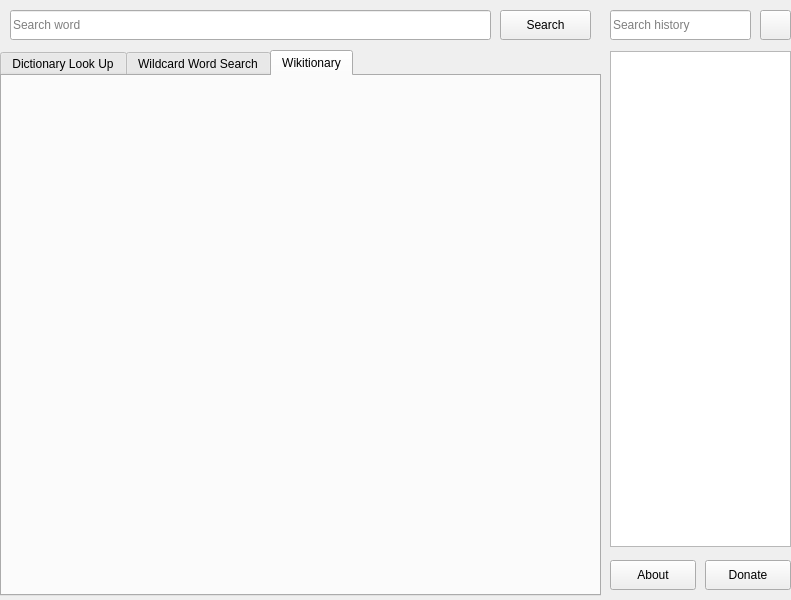
<?xml version="1.0" encoding="UTF-8"?>
<ui version="4.0">
 <class>MainWindow</class>
 <widget class="QMainWindow" name="MainWindow">
  <property name="geometry">
   <rect>
    <x>0</x>
    <y>0</y>
    <width>791</width>
    <height>600</height>
   </rect>
  </property>
  <property name="windowTitle">
   <string>MainWindow</string>
  </property>
  <property name="whatsThis">
   <string comment="Search history" extracomment="Search history"/>
  </property>
  <widget class="QWidget" name="centralwidget">
   <widget class="QLineEdit" name="topSearchLineEdit">
    <property name="geometry">
     <rect>
      <x>10</x>
      <y>10</y>
      <width>481</width>
      <height>30</height>
     </rect>
    </property>
    <property name="placeholderText">
     <string>Search word</string>
    </property>
   </widget>
   <widget class="QPushButton" name="topSearchPushButton">
    <property name="geometry">
     <rect>
      <x>500</x>
      <y>10</y>
      <width>91</width>
      <height>30</height>
     </rect>
    </property>
    <property name="text">
     <string>Search</string>
    </property>
    <property name="icon">
     <iconset theme="edit-find">
      <normaloff>.</normaloff>.</iconset>
    </property>
    <property name="default">
     <bool>false</bool>
    </property>
    <property name="flat">
     <bool>false</bool>
    </property>
   </widget>
   <widget class="QListWidget" name="historyListView">
    <property name="geometry">
     <rect>
      <x>610</x>
      <y>51</y>
      <width>181</width>
      <height>496</height>
     </rect>
    </property>
   </widget>
   <widget class="QLineEdit" name="historySearchLineEdit">
    <property name="geometry">
     <rect>
      <x>610</x>
      <y>10</y>
      <width>141</width>
      <height>30</height>
     </rect>
    </property>
    <property name="whatsThis">
     <string comment="Search history"/>
    </property>
    <property name="placeholderText">
     <string>Search history</string>
    </property>
   </widget>
   <widget class="QPushButton" name="donatePushButton">
    <property name="geometry">
     <rect>
      <x>705</x>
      <y>560</y>
      <width>86</width>
      <height>30</height>
     </rect>
    </property>
    <property name="text">
     <string>Donate</string>
    </property>
    <property name="icon">
     <iconset theme="emblem-favorite-symbolic">
      <normaloff>../../../</normaloff>../../../</iconset>
    </property>
   </widget>
   <widget class="QPushButton" name="aboutPushButton">
    <property name="geometry">
     <rect>
      <x>610</x>
      <y>560</y>
      <width>86</width>
      <height>30</height>
     </rect>
    </property>
    <property name="text">
     <string>About</string>
    </property>
    <property name="icon">
     <iconset theme="help-about-symbolic">
      <normaloff>../../../</normaloff>../../../</iconset>
    </property>
   </widget>
   <widget class="QTabWidget" name="mainTabWidget">
    <property name="geometry">
     <rect>
      <x>0</x>
      <y>50</y>
      <width>601</width>
      <height>546</height>
     </rect>
    </property>
    <property name="tabPosition">
     <enum>QTabWidget::North</enum>
    </property>
    <property name="tabShape">
     <enum>QTabWidget::Rounded</enum>
    </property>
    <property name="currentIndex">
     <number>2</number>
    </property>
    <property name="elideMode">
     <enum>Qt::ElideNone</enum>
    </property>
    <property name="documentMode">
     <bool>false</bool>
    </property>
    <property name="tabsClosable">
     <bool>false</bool>
    </property>
    <property name="movable">
     <bool>false</bool>
    </property>
    <property name="tabBarAutoHide">
     <bool>true</bool>
    </property>
    <widget class="QWidget" name="dictLookUpTab">
     <attribute name="icon">
      <iconset theme="edit-find">
       <normaloff>.</normaloff>.</iconset>
     </attribute>
     <attribute name="title">
      <string>Dictionary Look Up</string>
     </attribute>
     <widget class="QTextEdit" name="dictLookUpTextEdit">
      <property name="geometry">
       <rect>
        <x>10</x>
        <y>10</y>
        <width>576</width>
        <height>496</height>
       </rect>
      </property>
      <property name="readOnly">
       <bool>true</bool>
      </property>
     </widget>
    </widget>
    <widget class="QWidget" name="wildcSearchTab">
     <attribute name="icon">
      <iconset theme="dialog-question-symbolic">
       <normaloff>.</normaloff>.</iconset>
     </attribute>
     <attribute name="title">
      <string>Wildcard Word Search</string>
     </attribute>
     <widget class="QListView" name="wildcMatchesListView">
      <property name="geometry">
       <rect>
        <x>10</x>
        <y>40</y>
        <width>181</width>
        <height>466</height>
       </rect>
      </property>
     </widget>
     <widget class="QTextBrowser" name="wildcSearchLookUpTextEdit">
      <property name="geometry">
       <rect>
        <x>205</x>
        <y>40</y>
        <width>381</width>
        <height>466</height>
       </rect>
      </property>
      <property name="html">
       <string>&lt;!DOCTYPE HTML PUBLIC &quot;-//W3C//DTD HTML 4.0//EN&quot; &quot;http://www.w3.org/TR/REC-html40/strict.dtd&quot;&gt;
&lt;html&gt;&lt;head&gt;&lt;meta name=&quot;qrichtext&quot; content=&quot;1&quot; /&gt;&lt;style type=&quot;text/css&quot;&gt;
p, li { white-space: pre-wrap; }
&lt;/style&gt;&lt;/head&gt;&lt;body style=&quot; font-family:'Ubuntu'; font-size:9pt; font-weight:400; font-style:normal;&quot;&gt;
&lt;p style=&quot;-qt-paragraph-type:empty; margin-top:0px; margin-bottom:0px; margin-left:0px; margin-right:0px; -qt-block-indent:0; text-indent:0px; font-size:10pt;&quot;&gt;&lt;br /&gt;&lt;/p&gt;&lt;/body&gt;&lt;/html&gt;</string>
      </property>
     </widget>
     <widget class="QLabel" name="wildcMatchesLabel">
      <property name="geometry">
       <rect>
        <x>10</x>
        <y>10</y>
        <width>171</width>
        <height>21</height>
       </rect>
      </property>
      <property name="text">
       <string>Wildcard matches:</string>
      </property>
     </widget>
     <widget class="QLabel" name="wildcLookUpLabel">
      <property name="geometry">
       <rect>
        <x>205</x>
        <y>10</y>
        <width>171</width>
        <height>21</height>
       </rect>
      </property>
      <property name="text">
       <string>Look up:</string>
      </property>
     </widget>
    </widget>
    <widget class="QWidget" name="wikitionaryTab">
     <attribute name="icon">
      <iconset theme="text-html-symbolic">
       <normaloff>.</normaloff>.</iconset>
     </attribute>
     <attribute name="title">
      <string>Wikitionary</string>
     </attribute>
    </widget>
   </widget>
   <widget class="QPushButton" name="historyPurgePushButton">
    <property name="geometry">
     <rect>
      <x>760</x>
      <y>10</y>
      <width>31</width>
      <height>30</height>
     </rect>
    </property>
    <property name="text">
     <string/>
    </property>
    <property name="icon">
     <iconset theme="edit-delete-symbolic">
      <normaloff>.</normaloff>.</iconset>
    </property>
    <property name="checkable">
     <bool>false</bool>
    </property>
    <property name="flat">
     <bool>false</bool>
    </property>
   </widget>
  </widget>
 </widget>
 <resources/>
 <connections/>
</ui>
